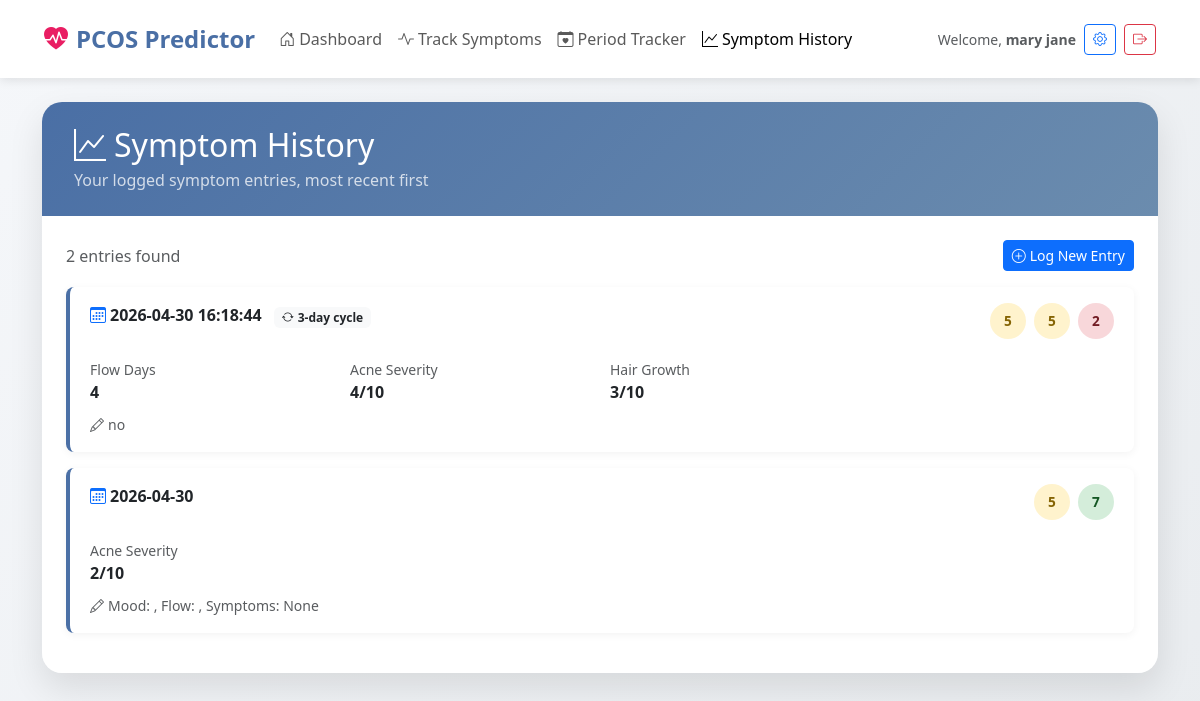
The page /symptom-results (signed in) on the database its author committed.
### tables this page shows
CREATE TABLE symptoms (
        id INTEGER PRIMARY KEY AUTOINCREMENT,
        user_id INTEGER NOT NULL,
        date TIMESTAMP DEFAULT CURRENT_TIMESTAMP,
        cycle_length INTEGER,
        flow_days INTEGER,
        pain_level INTEGER,
        acne_severity INTEGER,
        hair_growth INTEGER,
        mood_score INTEGER,
        energy_level INTEGER,
        notes TEXT,
        FOREIGN KEY (user_id) REFERENCES users (id)
    );

### app.py (the view)
@app.route('/symptom-results')
def symptom_results():
    if 'username' not in session:
        flash('Please login to access this page', 'danger')
        return redirect(url_for('login'))
    conn = get_db_connection()
    symptoms = conn.execute(
        'SELECT * FROM symptoms WHERE user_id = ? ORDER BY date DESC',
        (session['user_id'],)
    ).fetchall()
    conn.close()
    return render_template('symptom_results.html',
                         username=session['username'],
                         symptom_data=symptoms)

### app.py (called while the page is built)
def get_db_connection():
    db_path = app.config['DATABASE_URL']
    conn = sqlite3.connect(db_path)
    conn.row_factory = sqlite3.Row
    return conn

@app.context_processor
def utility_processor():
    return dict(
        now=datetime.now(),
        enumerate=enumerate,
        zip=zip
    )

### templates/symptom_results.html (shortened to what this page needs)
<!DOCTYPE html>
<html lang="en">
<head>
    <link href="https://cdn.jsdelivr.net/npm/bootstrap@5.3.0/dist/css/bootstrap.min.css" rel="stylesheet">
    <link rel="stylesheet" href="https://cdn.jsdelivr.net/npm/bootstrap-icons@1.11.3/font/bootstrap-icons.min.css">
</head>
<body>
    <nav class="navbar navbar-expand-lg">
        <div class="container-fluid">
            <a class="navbar-brand" href="{{ url_for('dashboard') }}">
                <i class="bi bi-heart-pulse-fill me-2" style="color: var(--pink-color);"></i>PCOS Predictor
            </a>
            <div class="collapse navbar-collapse" id="navbarNav">
                <ul class="navbar-nav me-auto">
                    <li class="nav-item"><a class="nav-link" href="{{ url_for('dashboard') }}"><i class="bi bi-house-door me-1"></i>Dashboard</a></li>
                    <li class="nav-item"><a class="nav-link" href="{{ url_for('symptoms') }}"><i class="bi bi-activity me-1"></i>Track Symptoms</a></li>
                    <li class="nav-item"><a class="nav-link" href="{{ url_for('period_tracker') }}"><i class="bi bi-calendar-heart me-1"></i>Period Tracker</a></li>
                    <li class="nav-item"><a class="nav-link active" href="{{ url_for('symptom_results') }}"><i class="bi bi-graph-up me-1"></i>Symptom History</a></li>
                </ul>
                <div class="d-flex align-items-center gap-2">
                    <span class="text-muted small">Welcome, <strong>{{ username }}</strong></span>
                    <a href="{{ url_for('profile') }}" class="btn btn-outline-primary btn-sm"><i class="bi bi-gear"></i></a>
                    <a href="{{ url_for('logout') }}" class="btn btn-outline-danger btn-sm"><i class="bi bi-box-arrow-right"></i></a>
                </div>
            </div>
        </div>
    </nav>
    <div class="container py-4">
        <div class="main-card">
            <div class="card-header-custom">
                <h2 class="mb-0"><i class="bi bi-graph-up me-2"></i>Symptom History</h2>
                <p class="mb-0 mt-1 opacity-75">Your logged symptom entries, most recent first</p>
            </div>
            <div class="p-4 bg-white">
                {% if symptom_data and symptom_data | length > 0 %}
                    <div class="d-flex justify-content-between align-items-center mb-3">
                        <span class="text-muted">{{ symptom_data | length }} entr{{ 'y' if symptom_data | length == 1 else 'ies' }} found</span>
                        <a href="{{ url_for('symptoms') }}" class="btn btn-primary btn-sm">
                            <i class="bi bi-plus-circle me-1"></i>Log New Entry
                        </a>
                    </div>
                    {% for s in symptom_data %}
                    <div class="symptom-row">
                        <div class="d-flex justify-content-between align-items-start flex-wrap gap-2">
                            <div>
                                <span class="fw-semibold"><i class="bi bi-calendar3 me-1 text-primary"></i>{{ s['date'] or 'N/A' }}</span>
                                {% if s['cycle_length'] %}
                                    <span class="badge bg-light text-dark ms-2">
                                        <i class="bi bi-arrow-repeat me-1"></i>{{ s['cycle_length'] }}-day cycle
                                    </span>
                                {% endif %}
                            </div>
                            <div class="d-flex gap-2 flex-wrap">
                                {% if s['pain_level'] %}
                                    <span class="badge-score {% if s['pain_level'] <= 3 %}score-low{% elif s['pain_level'] <= 6 %}score-mid{% else %}score-high{% endif %}"
                                          title="Pain level">{{ s['pain_level'] }}</span>
                                {% endif %}
                                {% if s['mood_score'] %}
                                    <span class="badge-score {% if s['mood_score'] >= 7 %}score-low{% elif s['mood_score'] >= 4 %}score-mid{% else %}score-high{% endif %}"
                                          title="Mood score">{{ s['mood_score'] }}</span>
                                {% endif %}
                                {% if s['energy_level'] %}
                                    <span class="badge-score {% if s['energy_level'] >= 7 %}score-low{% elif s['energy_level'] >= 4 %}score-mid{% else %}score-high{% endif %}"
                                          title="Energy level">{{ s['energy_level'] }}</span>
                                {% endif %}
                            </div>
                        </div>
                        <div class="row g-3 mt-1">
                            {% if s['flow_days'] %}
                            <div class="col-6 col-md-3">
                                <small class="text-muted d-block">Flow Days</small>
                                <span class="fw-semibold">{{ s['flow_days'] }}</span>
                            </div>
                            {% endif %}
                            {% if s['acne_severity'] %}
                            <div class="col-6 col-md-3">
                                <small class="text-muted d-block">Acne Severity</small>
                                <span class="fw-semibold">{{ s['acne_severity'] }}/10</span>
                            </div>
                            {% endif %}
                            {% if s['hair_growth'] %}
                            <div class="col-6 col-md-3">
                                <small class="text-muted d-block">Hair Growth</small>
                                <span class="fw-semibold">{{ s['hair_growth'] }}/10</span>
                            </div>
                            {% endif %}
                        </div>
                        {% if s['notes'] %}
                        <div class="mt-2">
                            <small class="text-muted"><i class="bi bi-pencil me-1"></i>{{ s['notes'] }}</small>
                        </div>
                        {% endif %}
                    </div>
                    {% endfor %}
                {% endif %}
            </div>
        </div>
    </div>
</body>
</html>

### templates/symptom_results.html (style rules this page uses)
:root { --primary-color: #4a6fa5; --secondary-color: #6b8cae; --pink-color: #e91e63; --dark-text: #2c3e50; }
body { font-family: 'Segoe UI', Tahoma, Geneva, Verdana, sans-serif; background: linear-gradient(135deg, #f5f7fa 0%, #e9ecef 100%); min-height: 100vh; }
.navbar { background-color: white; box-shadow: 0 2px 10px rgba(0,0,0,0.1); padding: 1rem 2rem; }
.navbar-brand { font-weight: 700; color: var(--primary-color); font-size: 1.5rem; }
.main-card { border: none; border-radius: 20px; overflow: hidden; box-shadow: 0 15px 35px rgba(0,0,0,0.1); }
.card-header-custom { background: linear-gradient(135deg, var(--primary-color), var(--secondary-color)); padding: 1.5rem 2rem; color: white; }
.symptom-row { border-left: 4px solid var(--primary-color); border-radius: 8px; background: white; padding: 1rem 1.25rem; margin-bottom: 1rem; box-shadow: 0 2px 8px rgba(0,0,0,0.05); transition: transform 0.2s; }
.badge-score { width: 36px; height: 36px; border-radius: 50%; display: inline-flex; align-items: center; justify-content: center; font-weight: 700; font-size: 0.85rem; }
.score-low { background: #d4edda; color: #155724; }
.score-mid { background: #fff3cd; color: #856404; }
.score-high { background: #f8d7da; color: #721c24; }

### rows shown on the page
symptoms: date "2026-04-30 16:18:44", cycle_length "3", pain_level "5", mood_score "5", energy_level "2", flow_days "4", acne_severity "4", hair_growth "3", notes "no"
symptoms: date "2026-04-30", mood_score "5", energy_level "7", acne_severity "2", notes "Mood: , Flow: , Symptoms: None"

### other values the page prints
{{ username }} "mary jane"
{{ symptom_data | length }} "2"
{{ 'y' if symptom_data | length == 1 else 'ies' }} "ies"
